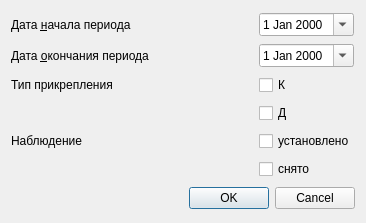
<?xml version="1.0" encoding="UTF-8"?>
<ui version="4.0">
 <class>ReportAttachment</class>
 <widget class="QDialog" name="ReportAttachment">
  <property name="geometry">
   <rect>
    <x>0</x>
    <y>0</y>
    <width>366</width>
    <height>223</height>
   </rect>
  </property>
  <property name="contextMenuPolicy">
   <enum>Qt::NoContextMenu</enum>
  </property>
  <property name="windowTitle">
   <string>Dialog</string>
  </property>
  <layout class="QGridLayout" name="gridLayout">
   <item row="0" column="0">
    <widget class="QLabel" name="lblBegDate">
     <property name="text">
      <string>Дата &amp;начала периода</string>
     </property>
     <property name="buddy">
      <cstring>edtBegDate</cstring>
     </property>
    </widget>
   </item>
   <item row="0" column="1">
    <widget class="CDateEdit" name="edtBegDate">
     <property name="sizePolicy">
      <sizepolicy hsizetype="Maximum" vsizetype="Fixed">
       <horstretch>0</horstretch>
       <verstretch>0</verstretch>
      </sizepolicy>
     </property>
     <property name="calendarPopup">
      <bool>true</bool>
     </property>
    </widget>
   </item>
   <item row="1" column="0">
    <widget class="QLabel" name="lblEndDate">
     <property name="text">
      <string>Дата &amp;окончания периода</string>
     </property>
     <property name="buddy">
      <cstring>edtEndDate</cstring>
     </property>
    </widget>
   </item>
   <item row="1" column="1">
    <widget class="CDateEdit" name="edtEndDate">
     <property name="sizePolicy">
      <sizepolicy hsizetype="Maximum" vsizetype="Fixed">
       <horstretch>0</horstretch>
       <verstretch>0</verstretch>
      </sizepolicy>
     </property>
     <property name="calendarPopup">
      <bool>true</bool>
     </property>
    </widget>
   </item>
   <item row="2" column="0">
    <widget class="QLabel" name="label">
     <property name="text">
      <string>Тип прикрепления</string>
     </property>
    </widget>
   </item>
   <item row="2" column="1">
    <widget class="QCheckBox" name="chkTypeK">
     <property name="text">
      <string>К</string>
     </property>
    </widget>
   </item>
   <item row="3" column="1">
    <widget class="QCheckBox" name="chkTypeD">
     <property name="text">
      <string>Д</string>
     </property>
    </widget>
   </item>
   <item row="4" column="1">
    <widget class="QCheckBox" name="chkBegDate">
     <property name="text">
      <string>установлено</string>
     </property>
    </widget>
   </item>
   <item row="5" column="1">
    <widget class="QCheckBox" name="chkEndDate">
     <property name="text">
      <string>снято</string>
     </property>
    </widget>
   </item>
   <item row="6" column="0" colspan="2">
    <widget class="QDialogButtonBox" name="buttonBox">
     <property name="sizePolicy">
      <sizepolicy hsizetype="Expanding" vsizetype="Fixed">
       <horstretch>0</horstretch>
       <verstretch>0</verstretch>
      </sizepolicy>
     </property>
     <property name="orientation">
      <enum>Qt::Horizontal</enum>
     </property>
     <property name="standardButtons">
      <set>QDialogButtonBox::Cancel|QDialogButtonBox::Ok</set>
     </property>
    </widget>
   </item>
   <item row="4" column="0">
    <widget class="QLabel" name="label_2">
     <property name="text">
      <string>Наблюдение</string>
     </property>
    </widget>
   </item>
  </layout>
 </widget>
 <customwidgets>
  <customwidget>
   <class>CDateEdit</class>
   <extends>QDateEdit</extends>
   <header>library/DateEdit.h</header>
  </customwidget>
 </customwidgets>
 <tabstops>
  <tabstop>edtBegDate</tabstop>
  <tabstop>edtEndDate</tabstop>
 </tabstops>
 <resources/>
 <connections>
  <connection>
   <sender>buttonBox</sender>
   <signal>accepted()</signal>
   <receiver>ReportAttachment</receiver>
   <slot>accept()</slot>
   <hints>
    <hint type="sourcelabel">
     <x>640</x>
     <y>534</y>
    </hint>
    <hint type="destinationlabel">
     <x>157</x>
     <y>255</y>
    </hint>
   </hints>
  </connection>
  <connection>
   <sender>buttonBox</sender>
   <signal>rejected()</signal>
   <receiver>ReportAttachment</receiver>
   <slot>reject()</slot>
   <hints>
    <hint type="sourcelabel">
     <x>640</x>
     <y>534</y>
    </hint>
    <hint type="destinationlabel">
     <x>286</x>
     <y>255</y>
    </hint>
   </hints>
  </connection>
 </connections>
</ui>
